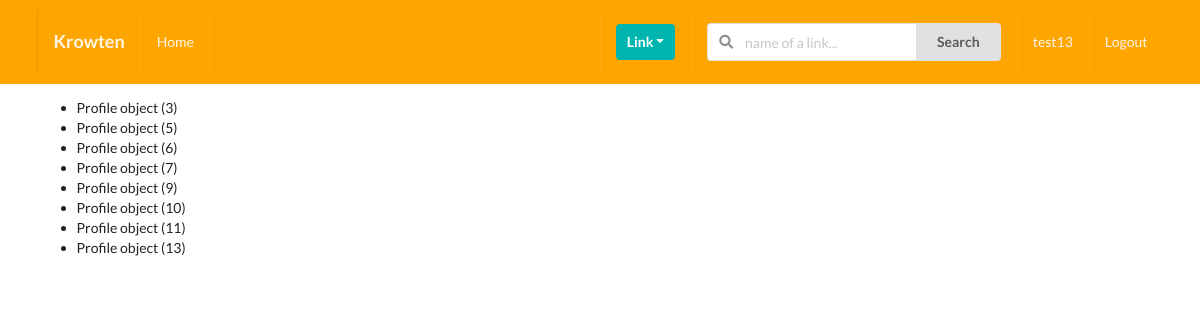
/profiles/to-invite/ (signed in), run on the app's committed database.
### profiles/models.py (models this page shows, shortened)
class Profile(models.Model):
    prenom= models.CharField(max_length=200,blank=True)
    nomdefamille=models.CharField(max_length=200,blank=True)
    user = models.OneToOneField(User, on_delete=models.CASCADE)
    description_poste=models.TextField(default="Pas de description",max_length=300)
    description_produit=models.TextField(default="Pas de produit",max_length=300)
    email=models.EmailField(max_length=200,blank=True)
    country=models.CharField(max_length=200,blank=True)
    avatar=models.ImageField(default='profilepic.png',upload_to='profilpic/')
    link=models.ManyToManyField(User, blank=True,related_name='link')
    slug=models.SlugField(unique=True,blank=True)
    updated=models.DateTimeField(auto_now=True)
    created=models.DateTimeField(auto_now_add=True)
    objects = ProfileManager()

### profiles/views.py (the view)
# urls.py: path('to-invite/',invite_profiles_list_view,name='invite-profiles-view'),
def invite_profiles_list_view(request):
    user= request.user
    qs = Profile.objects.get_all_profiles_to_invite(user)
    context={'qs' : qs}
    return render(request, 'profiles/to_invite_list.html',context)

### profiles/models.py (called while the page is built)
    def get_all_profiles_to_invite(self,sender):
        profiles = Profile.objects.all().exclude(user = sender)
        profile = Profile.objects.get(user= sender)
        qs=Relationship.objects.filter(Q(sender=profile) | Q(receiver=profile))
        print(qs)
        print('########')
        accepted = set([])
        for rel in qs:
            if rel.status == 'accepted':
                accepted.add(rel.receiver)
                accepted.add(rel.sender)
        print(accepted)
        print('########')
        available = [profile for profile in profiles if profile not in accepted]
        print(available)
        print('########')
        return available

### profiles/templates/profiles/to_invite_list.html (shortened to what this page needs)
{% extends 'base.html' %}
{% block content %}
    <ul>
        {% for item in qs %}
            <li> {{item}}</li>
        {% endfor %}
    </ul>
{% endblock content %}

### templates/main/navbar.html (shortened to what this page needs)
<div class="ui  inverted menu nav mb-7">
  <div class="ui container">
    <a href="" class="item">
        <h3>Krowten</h3>
    </a>
    {% if request.user.is_authenticated %}
    <a href="" class="item">
        Home
    </a>
    {% endif %}
    <div class="right menu">
        {% if request.user.is_authenticated %}
        <div class="item">
            <div class="ui  floating dropdown icon button teal"> Link
                <i class="dropdown icon"></i>
             </div>
        </div>
             <div class="item">
              <form action="" method="GET">
                <div class="ui action left icon input">
                <input class="prompt" type="text" name='q' placeholder="name of a link...">
                <button type='submit' class="ui button">Search</button>
                </div>
            </form>
            </div>
            <a href="" class="item">
                 {{ request.user }}
            </a>
            <a href="" class="ui item">
                Logout
            </a>
        {% else %}
        <a href="" class="ui item">
                Login
            </a>
        {% endif %}
    </div>
  </div>
</div>

### static_project/style.css (style rules this page uses)
body { background:#F8F8F8 !important!; }
.nav { border-radius: 0px !important; padding: 10px 0 10px 0 !important; background-color: #FFA500 !important; }
.mb-7 { margin-bottom: 7px !important; }

### data on the page
Profile: id "Profile object (3)"
Profile: id "Profile object (5)"
Profile: id "Profile object (6)"
Profile: id "Profile object (7)"
Profile: id "Profile object (9)"
Profile: id "Profile object (10)"
Profile: id "Profile object (11)"
Profile: id "Profile object (13)"

### other printed values
{{ request.user }} "test13"
